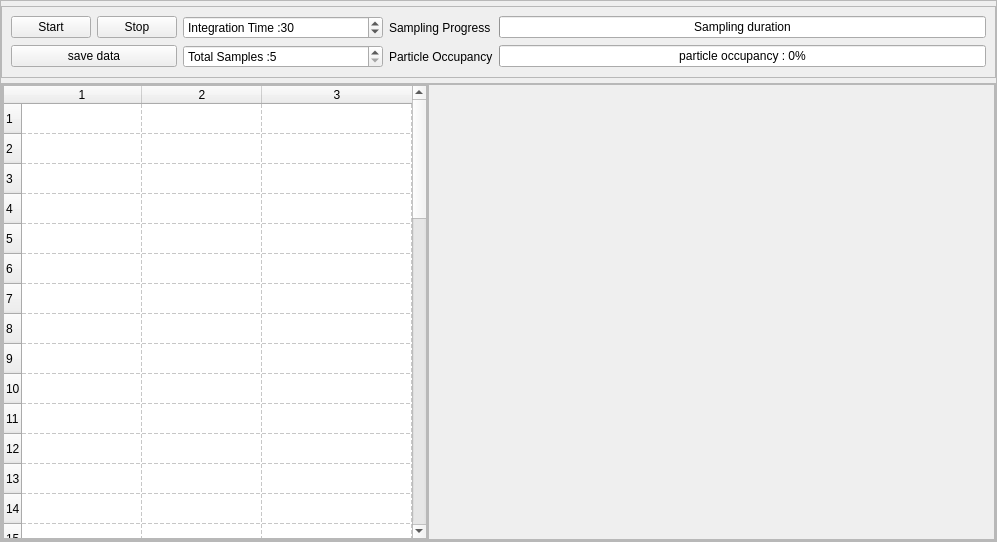
<?xml version="1.0" encoding="UTF-8"?>
<ui version="4.0">
    <class>MainWindow</class>
    <widget class="QMainWindow" name="MainWindow">
        <property name="geometry">
            <rect>
                <x>0</x>
                <y>0</y>
                <width>997</width>
                <height>542</height>
            </rect>
        </property>
        <property name="windowTitle">
            <string>MainWindow</string>
        </property>
        <widget class="QWidget" name="centralwidget">
            <layout class="QGridLayout" name="gridLayout_3">
                <property name="margin">
                    <number>0</number>
                </property>
                <item row="0" column="0">
                    <widget class="QFrame" name="widgetFrameOuter">
                        <property name="sizePolicy">
                            <sizepolicy hsizetype="Preferred" vsizetype="Preferred">
                                <horstretch>0</horstretch>
                                <verstretch>0</verstretch>
                            </sizepolicy>
                        </property>
                        <property name="styleSheet">
                            <string notr="true"/>
                        </property>
                        <property name="frameShape">
                            <enum>QFrame::StyledPanel</enum>
                        </property>
                        <property name="frameShadow">
                            <enum>QFrame::Raised</enum>
                        </property>
                        <property name="class" stdset="0">
                            <string>PeripheralCollection</string>
                        </property>
                        <layout class="QVBoxLayout" name="verticalLayout_3">
                            <property name="spacing">
                                <number>5</number>
                            </property>
                            <property name="leftMargin">
                                <number>0</number>
                            </property>
                            <property name="topMargin">
                                <number>5</number>
                            </property>
                            <property name="rightMargin">
                                <number>0</number>
                            </property>
                            <property name="bottomMargin">
                                <number>0</number>
                            </property>
                            <item>
                                <widget class="QFrame" name="frame">
                                    <property name="sizePolicy">
                                        <sizepolicy hsizetype="Preferred" vsizetype="Maximum">
                                            <horstretch>0</horstretch>
                                            <verstretch>0</verstretch>
                                        </sizepolicy>
                                    </property>
                                    <property name="frameShape">
                                        <enum>QFrame::StyledPanel</enum>
                                    </property>
                                    <property name="frameShadow">
                                        <enum>QFrame::Raised</enum>
                                    </property>
                                    <property name="class" stdset="0">
                                        <string>PeripheralCollection</string>
                                    </property>
                                    <layout class="QGridLayout" name="gridLayout">
                                        <item row="0" column="4">
                                            <widget class="QProgressBar" name="timeProgressBar">
                                                <property name="value">
                                                    <number>0</number>
                                                </property>
                                                <property name="format">
                                                    <string>Sampling duration</string>
                                                </property>
                                            </widget>
                                        </item>
                                        <item row="1" column="3">
                                            <widget class="QLabel" name="label_2">
                                                <property name="text">
                                                    <string>Particle Occupancy</string>
                                                </property>
                                            </widget>
                                        </item>
                                        <item row="1" column="4">
                                            <widget class="QProgressBar" name="progressBar">
                                                <property name="value">
                                                    <number>0</number>
                                                </property>
                                                <property name="format">
                                                    <string>particle occupancy : %p%</string>
                                                </property>
                                            </widget>
                                        </item>
                                        <item row="0" column="3">
                                            <widget class="QLabel" name="label">
                                                <property name="text">
                                                    <string>Sampling Progress</string>
                                                </property>
                                            </widget>
                                        </item>
                                        <item row="0" column="2">
                                            <widget class="QSpinBox" name="integrationBox">
                                                <property name="minimumSize">
                                                    <size>
                                                        <width>200</width>
                                                        <height>0</height>
                                                    </size>
                                                </property>
                                                <property name="prefix">
                                                    <string>Integration Time :</string>
                                                </property>
                                                <property name="minimum">
                                                    <number>3</number>
                                                </property>
                                                <property name="maximum">
                                                    <number>60</number>
                                                </property>
                                                <property name="value">
                                                    <number>30</number>
                                                </property>
                                            </widget>
                                        </item>
                                        <item row="1" column="2">
                                            <widget class="QSpinBox" name="sampleBox">
                                                <property name="prefix">
                                                    <string>Total Samples :</string>
                                                </property>
                                                <property name="minimum">
                                                    <number>5</number>
                                                </property>
                                            </widget>
                                        </item>
                                        <item row="0" column="0">
                                            <widget class="QPushButton" name="pushButton_2">
                                                <property name="text">
                                                    <string>Start</string>
                                                </property>
                                            </widget>
                                        </item>
                                        <item row="0" column="1">
                                            <widget class="QPushButton" name="pushButton_3">
                                                <property name="text">
                                                    <string>Stop</string>
                                                </property>
                                            </widget>
                                        </item>
                                        <item row="1" column="0" colspan="2">
                                            <widget class="QPushButton" name="pushButton">
                                                <property name="text">
                                                    <string>save data</string>
                                                </property>
                                            </widget>
                                        </item>
                                    </layout>
                                </widget>
                            </item>
                            <item>
                                <widget class="QFrame" name="frame_2">
                                    <property name="sizePolicy">
                                        <sizepolicy hsizetype="Preferred" vsizetype="MinimumExpanding">
                                            <horstretch>0</horstretch>
                                            <verstretch>0</verstretch>
                                        </sizepolicy>
                                    </property>
                                    <property name="minimumSize">
                                        <size>
                                            <width>0</width>
                                            <height>50</height>
                                        </size>
                                    </property>
                                    <property name="frameShape">
                                        <enum>QFrame::StyledPanel</enum>
                                    </property>
                                    <property name="frameShadow">
                                        <enum>QFrame::Raised</enum>
                                    </property>
                                    <property name="class" stdset="0">
                                        <string>PeripheralCollectionInner</string>
                                    </property>
                                    <layout class="QHBoxLayout" name="horizontalLayout">
                                        <property name="spacing">
                                            <number>0</number>
                                        </property>
                                        <property name="margin">
                                            <number>0</number>
                                        </property>
                                        <item>
                                            <widget class="QFrame" name="frame_3">
                                                <property name="sizePolicy">
                                                    <sizepolicy hsizetype="Preferred" vsizetype="Preferred">
                                                        <horstretch>3</horstretch>
                                                        <verstretch>0</verstretch>
                                                    </sizepolicy>
                                                </property>
                                                <property name="minimumSize">
                                                    <size>
                                                        <width>300</width>
                                                        <height>0</height>
                                                    </size>
                                                </property>
                                                <property name="maximumSize">
                                                    <size>
                                                        <width>430</width>
                                                        <height>16777215</height>
                                                    </size>
                                                </property>
                                                <property name="frameShape">
                                                    <enum>QFrame::StyledPanel</enum>
                                                </property>
                                                <property name="frameShadow">
                                                    <enum>QFrame::Raised</enum>
                                                </property>
                                                <layout class="QVBoxLayout" name="verticalLayout_2">
                                                    <property name="margin">
                                                        <number>0</number>
                                                    </property>
                                                    <item>
                                                        <widget class="QTableWidget" name="resultsTable">
                                                            <property name="sizePolicy">
                                                                <sizepolicy hsizetype="MinimumExpanding"
                                                                            vsizetype="Expanding">
                                                                    <horstretch>0</horstretch>
                                                                    <verstretch>0</verstretch>
                                                                </sizepolicy>
                                                            </property>
                                                            <property name="maximumSize">
                                                                <size>
                                                                    <width>16777215</width>
                                                                    <height>16777215</height>
                                                                </size>
                                                            </property>
                                                            <property name="autoScrollMargin">
                                                                <number>10</number>
                                                            </property>
                                                            <property name="textElideMode">
                                                                <enum>Qt::ElideRight</enum>
                                                            </property>
                                                            <property name="gridStyle">
                                                                <enum>Qt::DashLine</enum>
                                                            </property>
                                                            <property name="sortingEnabled">
                                                                <bool>false</bool>
                                                            </property>
                                                            <property name="rowCount">
                                                                <number>50</number>
                                                            </property>
                                                            <property name="columnCount">
                                                                <number>3</number>
                                                            </property>
                                                            <attribute name="horizontalHeaderCascadingSectionResizes">
                                                                <bool>true</bool>
                                                            </attribute>
                                                            <attribute name="horizontalHeaderDefaultSectionSize">
                                                                <number>120</number>
                                                            </attribute>
                                                            <attribute name="horizontalHeaderMinimumSectionSize">
                                                                <number>70</number>
                                                            </attribute>
                                                            <attribute name="horizontalHeaderShowSortIndicator"
                                                                       stdset="0">
                                                                <bool>false</bool>
                                                            </attribute>
                                                            <attribute name="horizontalHeaderStretchLastSection">
                                                                <bool>true</bool>
                                                            </attribute>
                                                            <attribute name="verticalHeaderStretchLastSection">
                                                                <bool>true</bool>
                                                            </attribute>
                                                            <row/>
                                                            <row/>
                                                            <row/>
                                                            <row/>
                                                            <row/>
                                                            <row/>
                                                            <row/>
                                                            <row/>
                                                            <row/>
                                                            <row/>
                                                            <row/>
                                                            <row/>
                                                            <row/>
                                                            <row/>
                                                            <row/>
                                                            <row/>
                                                            <row/>
                                                            <row/>
                                                            <row/>
                                                            <row/>
                                                            <row/>
                                                            <row/>
                                                            <row/>
                                                            <row/>
                                                            <row/>
                                                            <row/>
                                                            <row/>
                                                            <row/>
                                                            <row/>
                                                            <row/>
                                                            <row/>
                                                            <row/>
                                                            <row/>
                                                            <row/>
                                                            <row/>
                                                            <row/>
                                                            <row/>
                                                            <row/>
                                                            <row/>
                                                            <row/>
                                                            <row/>
                                                            <row/>
                                                            <row/>
                                                            <row/>
                                                            <row/>
                                                            <row/>
                                                            <row/>
                                                            <row/>
                                                            <row/>
                                                            <row/>
                                                            <column/>
                                                            <column/>
                                                            <column/>
                                                        </widget>
                                                    </item>
                                                </layout>
                                            </widget>
                                        </item>
                                        <item>
                                            <widget class="QScrollArea" name="scrollArea">
                                                <property name="sizePolicy">
                                                    <sizepolicy hsizetype="MinimumExpanding" vsizetype="Expanding">
                                                        <horstretch>4</horstretch>
                                                        <verstretch>0</verstretch>
                                                    </sizepolicy>
                                                </property>
                                                <property name="minimumSize">
                                                    <size>
                                                        <width>400</width>
                                                        <height>0</height>
                                                    </size>
                                                </property>
                                                <property name="widgetResizable">
                                                    <bool>true</bool>
                                                </property>
                                                <widget class="QWidget" name="scrollAreaWidgetContents">
                                                    <property name="geometry">
                                                        <rect>
                                                            <x>0</x>
                                                            <y>0</y>
                                                            <width>565</width>
                                                            <height>421</height>
                                                        </rect>
                                                    </property>
                                                    <layout class="QGridLayout" name="gridLayout_4">
                                                        <property name="margin">
                                                            <number>2</number>
                                                        </property>
                                                        <property name="spacing">
                                                            <number>2</number>
                                                        </property>
                                                        <item row="0" column="0">
                                                            <layout class="QGridLayout" name="plot_area"/>
                                                        </item>
                                                    </layout>
                                                </widget>
                                            </widget>
                                        </item>
                                    </layout>
                                    <zorder>scrollArea</zorder>
                                    <zorder>frame_3</zorder>
                                </widget>
                            </item>
                        </layout>
                    </widget>
                </item>
            </layout>
        </widget>
        <widget class="QMenuBar" name="menubar">
            <property name="geometry">
                <rect>
                    <x>0</x>
                    <y>0</y>
                    <width>997</width>
                    <height>25</height>
                </rect>
            </property>
        </widget>
        <action name="actionSave_as">
            <property name="text">
                <string>save as</string>
            </property>
            <property name="toolTip">
                <string>save data contained in the table</string>
            </property>
            <property name="shortcut">
                <string>Ctrl+S</string>
            </property>
            <property name="autoRepeat">
                <bool>false</bool>
            </property>
        </action>
    </widget>
    <resources/>
    <connections>
        <connection>
            <sender>pushButton</sender>
            <signal>clicked()</signal>
            <receiver>MainWindow</receiver>
            <slot>saveData()</slot>
            <hints>
                <hint type="sourcelabel">
                    <x>140</x>
                    <y>100</y>
                </hint>
                <hint type="destinationlabel">
                    <x>1002</x>
                    <y>91</y>
                </hint>
            </hints>
        </connection>
        <connection>
            <sender>pushButton_2</sender>
            <signal>clicked()</signal>
            <receiver>MainWindow</receiver>
            <slot>start()</slot>
            <hints>
                <hint type="sourcelabel">
                    <x>70</x>
                    <y>52</y>
                </hint>
                <hint type="destinationlabel">
                    <x>-14</x>
                    <y>60</y>
                </hint>
            </hints>
        </connection>
        <connection>
            <sender>pushButton_3</sender>
            <signal>clicked()</signal>
            <receiver>MainWindow</receiver>
            <slot>stop()</slot>
            <hints>
                <hint type="sourcelabel">
                    <x>154</x>
                    <y>57</y>
                </hint>
                <hint type="destinationlabel">
                    <x>-22</x>
                    <y>38</y>
                </hint>
            </hints>
        </connection>
    </connections>
    <slots>
        <slot>saveFile()</slot>
        <slot>start()</slot>
        <slot>stop()</slot>
        <slot>saveData()</slot>
    </slots>
</ui>
